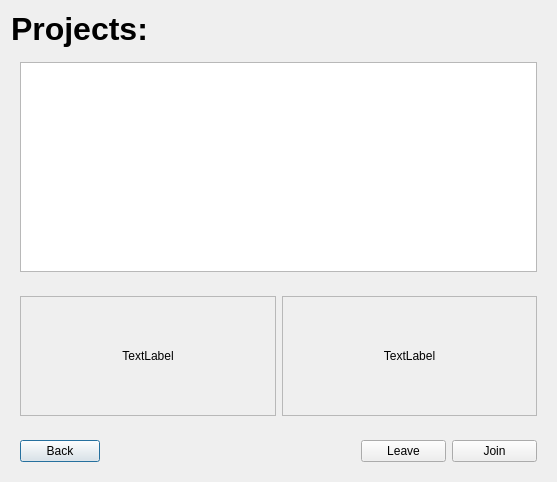
<?xml version="1.0" encoding="UTF-8"?>
<ui version="4.0">
 <class>studentViewProject</class>
 <widget class="QDialog" name="studentViewProject">
  <property name="geometry">
   <rect>
    <x>0</x>
    <y>0</y>
    <width>557</width>
    <height>482</height>
   </rect>
  </property>
  <property name="minimumSize">
   <size>
    <width>550</width>
    <height>480</height>
   </size>
  </property>
  <property name="windowTitle">
   <string>Dialog</string>
  </property>
  <layout class="QVBoxLayout" name="verticalLayout">
   <item>
    <widget class="QLabel" name="ProjectLabel">
     <property name="sizePolicy">
      <sizepolicy hsizetype="Fixed" vsizetype="Fixed">
       <horstretch>0</horstretch>
       <verstretch>0</verstretch>
      </sizepolicy>
     </property>
     <property name="font">
      <font>
       <pointsize>24</pointsize>
       <weight>75</weight>
       <bold>true</bold>
      </font>
     </property>
     <property name="text">
      <string>Projects:</string>
     </property>
    </widget>
   </item>
   <item>
    <widget class="QFrame" name="ProjectList_Frame">
     <property name="sizePolicy">
      <sizepolicy hsizetype="Fixed" vsizetype="Fixed">
       <horstretch>0</horstretch>
       <verstretch>0</verstretch>
      </sizepolicy>
     </property>
     <property name="frameShape">
      <enum>QFrame::NoFrame</enum>
     </property>
     <property name="frameShadow">
      <enum>QFrame::Raised</enum>
     </property>
     <layout class="QHBoxLayout" name="horizontalLayout">
      <item>
       <widget class="QListWidget" name="ProjectList">
        <property name="sizePolicy">
         <sizepolicy hsizetype="Fixed" vsizetype="Fixed">
          <horstretch>0</horstretch>
          <verstretch>0</verstretch>
         </sizepolicy>
        </property>
        <property name="minimumSize">
         <size>
          <width>517</width>
          <height>210</height>
         </size>
        </property>
       </widget>
      </item>
     </layout>
    </widget>
   </item>
   <item>
    <widget class="QFrame" name="Flashy_Frame">
     <property name="minimumSize">
      <size>
       <width>520</width>
       <height>100</height>
      </size>
     </property>
     <property name="frameShape">
      <enum>QFrame::NoFrame</enum>
     </property>
     <property name="frameShadow">
      <enum>QFrame::Raised</enum>
     </property>
     <layout class="QHBoxLayout" name="horizontalLayout_2">
      <item>
       <widget class="QFrame" name="frame_4">
        <property name="frameShape">
         <enum>QFrame::StyledPanel</enum>
        </property>
        <property name="frameShadow">
         <enum>QFrame::Raised</enum>
        </property>
        <layout class="QHBoxLayout" name="horizontalLayout_3">
         <item>
          <widget class="QLabel" name="ProjectName">
           <property name="text">
            <string>TextLabel</string>
           </property>
           <property name="alignment">
            <set>Qt::AlignCenter</set>
           </property>
          </widget>
         </item>
        </layout>
       </widget>
      </item>
      <item>
       <widget class="QFrame" name="Register_Framess">
        <property name="frameShape">
         <enum>QFrame::StyledPanel</enum>
        </property>
        <property name="frameShadow">
         <enum>QFrame::Raised</enum>
        </property>
        <layout class="QHBoxLayout" name="horizontalLayout_4">
         <item>
          <widget class="QLabel" name="RegisterValue">
           <property name="text">
            <string>TextLabel</string>
           </property>
           <property name="alignment">
            <set>Qt::AlignCenter</set>
           </property>
          </widget>
         </item>
        </layout>
       </widget>
      </item>
     </layout>
    </widget>
   </item>
   <item>
    <widget class="QFrame" name="Button_Frame">
     <property name="sizePolicy">
      <sizepolicy hsizetype="Preferred" vsizetype="Fixed">
       <horstretch>0</horstretch>
       <verstretch>0</verstretch>
      </sizepolicy>
     </property>
     <property name="minimumSize">
      <size>
       <width>0</width>
       <height>40</height>
      </size>
     </property>
     <property name="frameShape">
      <enum>QFrame::NoFrame</enum>
     </property>
     <property name="frameShadow">
      <enum>QFrame::Raised</enum>
     </property>
     <layout class="QGridLayout" name="gridLayout">
      <item row="0" column="0">
       <widget class="QPushButton" name="BackButton">
        <property name="maximumSize">
         <size>
          <width>100</width>
          <height>40</height>
         </size>
        </property>
        <property name="text">
         <string>Back</string>
        </property>
       </widget>
      </item>
      <item row="0" column="2">
       <widget class="QPushButton" name="pushButton">
        <property name="minimumSize">
         <size>
          <width>85</width>
          <height>20</height>
         </size>
        </property>
        <property name="maximumSize">
         <size>
          <width>100</width>
          <height>40</height>
         </size>
        </property>
        <property name="text">
         <string>Leave</string>
        </property>
       </widget>
      </item>
      <item row="0" column="3">
       <widget class="QPushButton" name="JoinButton">
        <property name="minimumSize">
         <size>
          <width>85</width>
          <height>20</height>
         </size>
        </property>
        <property name="maximumSize">
         <size>
          <width>100</width>
          <height>40</height>
         </size>
        </property>
        <property name="text">
         <string>Join</string>
        </property>
       </widget>
      </item>
      <item row="0" column="1">
       <spacer name="horizontalSpacer">
        <property name="orientation">
         <enum>Qt::Horizontal</enum>
        </property>
        <property name="sizeHint" stdset="0">
         <size>
          <width>40</width>
          <height>20</height>
         </size>
        </property>
       </spacer>
      </item>
     </layout>
    </widget>
   </item>
  </layout>
 </widget>
 <resources/>
 <connections/>
</ui>
